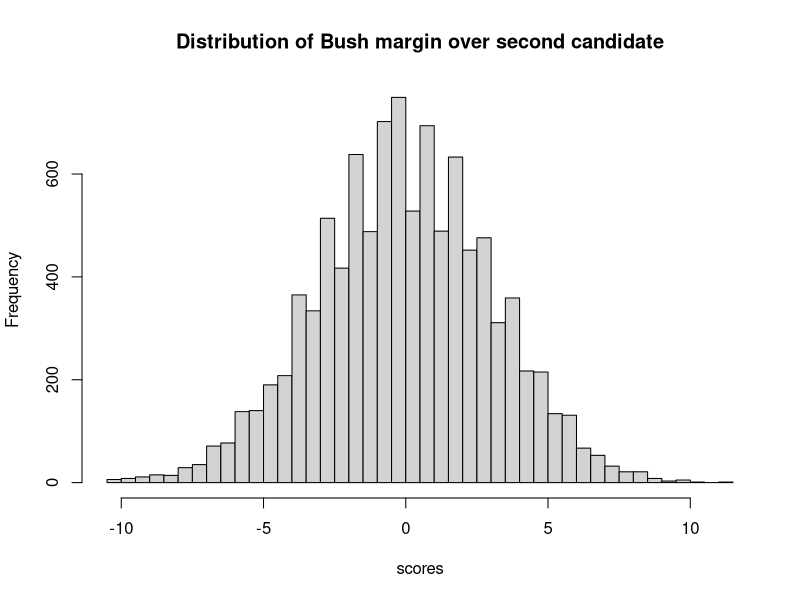

R code for this plot:
## ---- chunk 1
# Number of voters who expressed a preference.
n_voters <- 705

# Benchmark proportions.
bench_ps <- c(0.35, 0.35, 0.30)

# Set the number of trials.
n_trials <- 10000

# An empty array to store the trials.
scores <- numeric(n_trials)

# Do 10000 trials
for (i in 1:n_trials) {
    # Take a sample of 705 votes, with replacement.
    samp <- sample(c('Bush', 'Perot', 'Clinton'),
                   size=n_voters,
                   prob=bench_ps,
                   replace=TRUE)
    # Count the Bush voters, etc.
    n_bush <- sum(samp == 'Bush')
    n_perot <- sum(samp == 'Perot')
    n_clinton <- sum(samp == 'Clinton')
    # Join Perot & Clinton votes into a vector.
    others <- c(n_perot, n_clinton)
    # Find the larger of the other two.
    n_second <- max(others)
    # Find Bush's margin over 2nd.
    lead <- n_bush - n_second
    # Convert vote difference to percent lead.
    pct_lead <- lead / n_voters * 100
    # Store the result.
    scores[i] <- pct_lead
}

hist(scores, breaks=50,
     main='Distribution of Bush margin over second candidate')

# Compare to the observed margin in the sample of 705 corresponding to a 6.4
# percent margin by Bush over 2nd place finisher (rounded).
k <- sum(scores >= 6.4)
kk <- k / n_trials

message('Proportion of trials where Bush margin >= 6.4%: ', kk)
